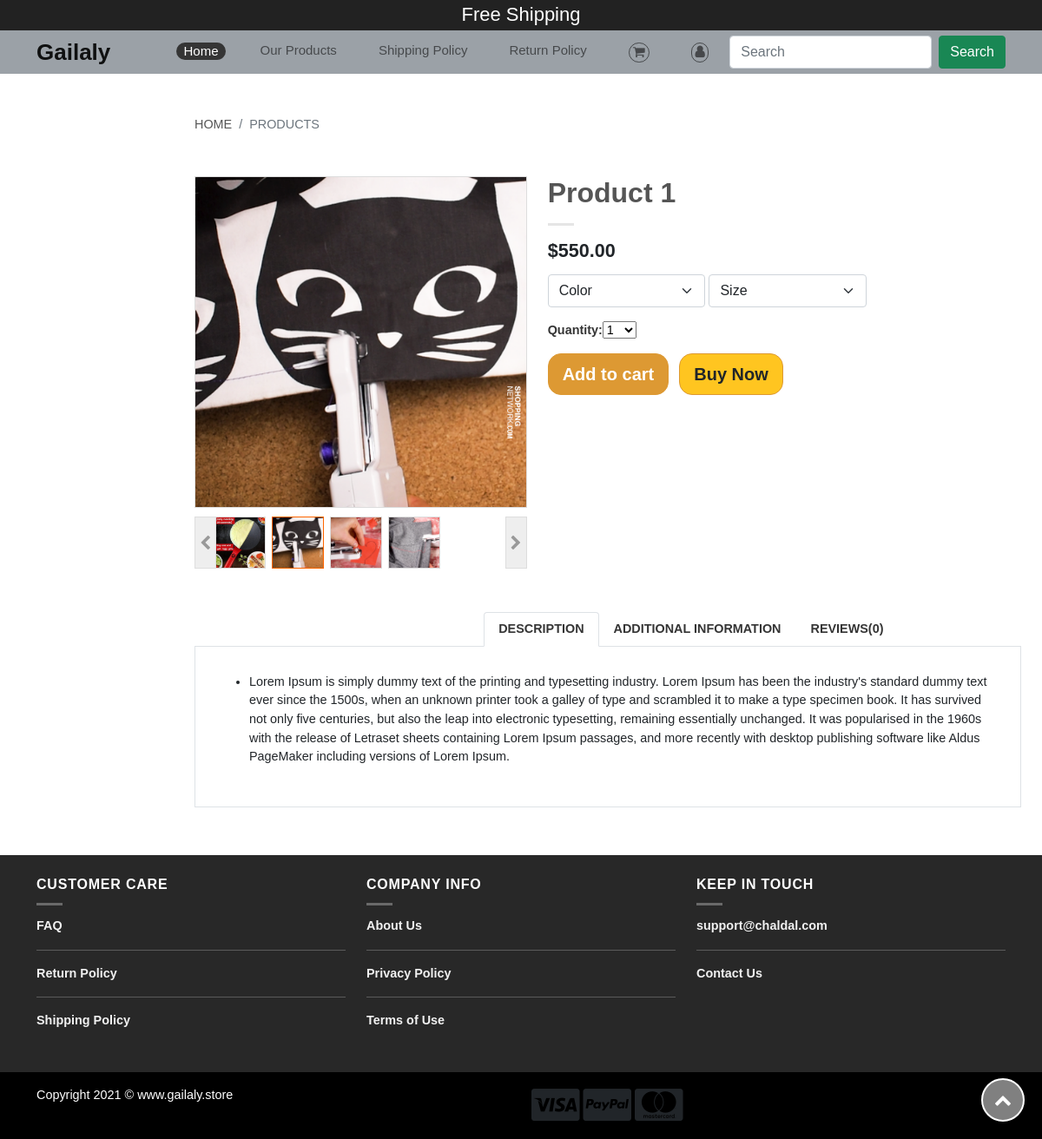
The app's page /16/product-1/ with its own data.
### eshop/models.py (models this page shows, shortened)
class PostImage(models.Model):
    product = models.ForeignKey(Product, default=None, on_delete=models.CASCADE)
    image = models.ImageField(upload_to='media/%y/%m/%d',blank=True)

class Product(models.Model):
    category = models.ForeignKey(Category,related_name='products',on_delete=models.CASCADE)
    name = models.CharField(max_length=200, db_index=True)
    slug = models.SlugField(max_length=200, db_index=True)
    image = models.ImageField(upload_to='media/%y/%m/%d',blank=True)
    description = models.TextField(blank=True)
    price = models.DecimalField(max_digits=10, decimal_places=2)
    available = models.BooleanField(default=True)
    created = models.DateTimeField(auto_now_add=True)
    updated = models.DateTimeField(auto_now=True)
    weight = models.IntegerField(blank=True)
    class Meta:
        ordering = ('name',)
        index_together = (('id','slug'),)

### eshop/views.py (the view)
# urls.py: path('<int:id>/<slug:slug>/', views.product_detail,name='product_detail'),
def product_detail(request, id, slug, category_slug=None):
    product = get_object_or_404(Product,id=id,slug=slug,available=True)
    photos = PostImage.objects.filter(product=product)
    category = None
    categories = Category.objects.all()
    color = PostColor.objects.filter(product=product)
    size = PostSize.objects.filter(product=product)
    cart_product_form = CartAddProductForm()
    return render(request, 'eshop/detail.html',
                                  {'product':product,'photos':photos,'color':color,'size':size,'category':category,
                                'categories':categories, 'cart_product_form':cart_product_form })

### eshop/templates/eshop/detail.html (shortened to what this page needs)
{% load static %}
<!DOCTYPE html>
<html lang="en">
<head>
    <link href="https://use.fontawesome.com/releases/v5.0.6/css/all.css" rel="stylesheet" />
    <link rel="stylesheet" href="https://cdnjs.cloudflare.com/ajax/libs/font-awesome/4.7.0/css/font-awesome.min.css" />
    <link href="https://cdn.jsdelivr.net/npm/bootstrap@5.0.0-beta2/dist/css/bootstrap.min.css" rel="stylesheet" />
    <link rel="stylesheet" href="{% static 'assets/css/style.css' %}" />
    <link rel="stylesheet" href="{% static 'assets/css/product-details.css' %}" />
    <link href="{% static 'assets/js/jquery.exzoom.css' %}" rel="stylesheet">
    <link rel="stylesheet" href="{% static 'assets/js/jquery.exzoom.scss' %}">
</head>
<body>
    <div class="container-fulid topbar">
        <p>Free Shipping </p>
    </div>
    <div class="page-wrapper chiller-theme toggled">
        <nav id="navbar_top" class="navbar navbar-expand-lg navbar-light bg-light topnavbar">
            <div class="container">
                <a class="navbar-brand" href="{% url 'eshop:product_list' %}" id="BrandName">Gailaly</a>
                <div class="collapse navbar-collapse order-1" id="navbarSupportedContent">
                    <ul class="navbar-nav ms-auto mb-2 mb-lg-0">
                        <li class="nav-item">
                            <a class="nav-link active" aria-current="page" href="{% url 'eshop:product_list' %}">Home</a>
                        </li>
                        <li class="nav-item">
                            <a class="nav-link shipping" href="{% url 'eshop:all_product' %}">Our Products</a>
                        </li>
                        <li class="nav-item">
                            <a class="nav-link shipping" href="#">Shipping Policy</a>
                        </li>
                        <li class="nav-item">
                            <a class="nav-link" href="#">Return Policy</a>
                        </li>
                        {% with total_items=cart|length %} {% if total_items > 0 %}
                            <li class="nav-item">
                                <a class="nav-link" href="{% url 'cart:cart_detail' %}">
                                    <i class="fa fa-shopping-cart cart " data-toggle="tooltip" data-placement="bottom" data-original-title="Tooltip on bottom" class="red-tooltip" title="{{ total_items }} item{{ total_items|pluralize }},${{ cart.get_total_price }}" aria-hidden="true"></i>
                                </a>
                            </li>
                            {% else %}
                            <li class="nav-item">
                                <a class="nav-link" href="#">
                                    <i class="fa fa-shopping-cart cart " data-toggle="tooltip" data-placement="bottom" data-original-title="Tooltip on bottom" class="red-tooltip" title="No Product in the Cart" aria-hidden="true"></i>
                                </a>
                            </li>
                            {% endif %} {% endwith %}
                            <li class="nav-item">
                            <a class="nav-link" href="#">
                                <i class="fa fa-user user" aria-hidden="true"></i>
                            </a>
                        </li>
                    </ul>
                    <form class="d-flex">
                        <input class="form-control me-2" type="search" placeholder="Search" aria-label="Search">
                        <button class="btn btn-success" type="submit">Search</button>
                    </form>
                </div>
            </div>
        </nav>
        <main class="page-content">
            <div class="container">
                <section>
                    <div class="container my-5">
                        <nav aria-label="breadcrumb" class="mb-5">
                            <ol class="breadcrumb" style="background-color: #fff!important;">
                                <li class="breadcrumb-item text-uppercase">
                                    <a style="text-decoration: none; color: #555;" href="{% url 'eshop:product_list' %}">Home</a>
                                </li>
                                <li class="breadcrumb-item active text-uppercase" aria-current="page">{% if category %}{{ category.name }}{% else %}Products{% endif %}
                                </li>
                            </ol>
                        </nav>
                        <div class="row">
                            <div class="col-lg-5 col-md-6 col-sm-12">
                                <div class="exzoom hidden" id="exzoom">
                                    <div class="exzoom_img_box">
                                        <ul class='exzoom_img_ul'>
                                            {% for p in photos %}
                                            <li><img src="{{ p.image.url }}" /></li>
                                            {% endfor %}
                                        </ul>
                                    </div>
                                    <div class="exzoom_nav"></div>
                                    <p class="exzoom_btn">
                                        <a href="javascript:void(0);" class="exzoom_prev_btn">
                                            <i class="fa fa-chevron-left" aria-hidden="true"></i>
                                        </a>
                                        <a href="javascript:void(0);" class="exzoom_next_btn">
                                            <i class="fa fa-chevron-right" aria-hidden="true"></i>
                                        </a>
                                    </p>
                                </div>
                            </div>
                            <div class="col-lg-7 col-md-6 col-sm-12">
                                <h2 style="color: #555; font-weight:bold ">{{ product.name }}</h2>
                                <div class="is-divider small"></div>
                                <p class="price product-page-price price-on-sale">
                                    <span><span>$</span>{{ product.price }}</span>
                                </p>
                                <div class="row">
                                    <div class="col-lg-12 col-md-12 col-sm-12">
                                        <div class="options d-flex flex-fill">
                                            <div class="col-lg-4 col-md-4 col-sm-7">
                                                <select class="form-select">
                                                        <option selected>Color</option>
                                                    </select>
                                            </div>
                                            <div class="col-lg-4 col-md-4 col-sm-5 ms-1">
                                                <select class="form-select">
                                                       <option selected>Size</option>
                                                   </select>
                                            </div>
                                        </div>
                                    </div>
                                </div>
                                <div class="row mt-2">
                                    <div class="col-lg-12 mt-2">
                                        <form action="{% url 'cart:cart_add' product.id %}" method="post">
                                        {{ cart_product_form }}
                                        <br>
                                        <input class="btn btn-lg btn-default add-to-cart mt-3" type="submit" value="Add to cart">
                                        <button class="btn btn-lg btn-default  buy-now mt-3 ms-2">Buy Now</button>
                                        </form>
                                    </div>
                                </div>
                            </div>
                        </div>
                    </div>
                </section>
                <section class="des-area my-5">
                    <div class="container">
                        <ul class="nav nav-tabs" id="myTab" role="tablist">
                            <li class="nav-item" role="presentation">
                                <button class="nav-link active text-uppercase" id="home-tab" style="color: #353535; font-weight: bold;" data-bs-toggle="tab" data-bs-target="#home" type="button" r ole="tab" aria-controls="home" aria-selected="true">
                                    description
                                </button>
                            </li>
                            <li class="nav-item" role="presentation">
                                <button class="nav-link text-uppercase" style="color: #353535; font-weight: bold;" id="profile-tab" data-bs-toggle="tab" data-bs-target="#profile" type="button" role="tab" aria-controls="profile" aria-selected="false">
                                    Additional information
                                </button>
                            </li>
                            <li class="nav-item" role="presentation">
                                <button class="nav-link text-uppercase" style="color: #353535; font-weight: bold;" id="contact-tab" data-bs-toggle="tab" data-bs-target="#contact" type="button" role="tab" aria-controls="contact" aria-selected="false">
                                    Reviews(0)
                                </button>
                            </li>
                        </ul>
                        <div class="tab-content" id="myTabContent">
                            <div class="tab-pane fade show active" id="home" role="tabpanel" aria-labelledby="home-tab">
                                <div class="container description">
                                    <div class="row">
                                        <div class="col-lg-12 col-md-12 col-sm-12">
                                            <ul>
                                                <li>
                                                    <p>{{ product.description }}</p>
                                                </li>
                                            </ul>
                                        </div>
                                    </div>
                                </div>
                            </div>
                        </div>
                    </div>
                </section>
            </div>
        </main>
        <section class="footer">
            <div class="container py-4">
                <div class="row">
                    <div class="col-lg-4 col-md-4 col-sm-4 mb-4">
                        <h6 class="text-uppercase">customer care</h6>
                        <div class="is-divider small" style="background-color: rgba(255,255,255,0.3)!important;"></div>
                        <p class="text-uppercase">faq</p>
                        <hr style="border-color: rgba(255, 255, 255, 0.08)" />
                        <p>Return Policy</p>
                        <hr style="border-color: rgba(255, 255, 255, 0.08)" />
                        <p>Shipping Policy</p>
                    </div>
                    <div class="col-lg-4 col-md-4 col-sm-4 mb-4">
                        <h6 class="text-uppercase">company info</h6>
                        <div class="is-divider small" style="background-color: rgba(255,255,255,0.3)!important;"></div>
                        <p>About Us</p>
                        <hr style="border-color: rgba(255, 255, 255, 0.08)" />
                        <p>Privacy Policy</p>
                        <hr style="border-color: rgba(255, 255, 255, 0.08)" />
                        <p>Terms of Use</p>
                    </div>
                    <div class="col-lg-4 col-md-4 col-sm-4">
                        <h6 class="text-uppercase">keep in touch</h6>
                        <div class="is-divider small" style="background-color: rgba(255,255,255,0.3)!important;"></div>
                        <p>support@chaldal.com</p>
                        <hr style="border-color: rgba(255, 255, 255, 0.08)" />
                        <p>Contact Us</p>
                    </div>
                </div>
            </div>
        </section>
        <footer style="background-color: #000000">
            <div class="container">
                <div class="row">
                    <div class="col-md-6 mt-3 mb-4">
                        <p style="color: #fff">
                            Copyright 2021 © www.gailaly.store
                        </p>
                    </div>
                    <div class="col-md-6 mt-3 mb-6">
                        <i class="fa fa-3x fa-cc-visa" aria-hidden="true"></i>
                        <i class="fa fa-3x fa-cc-paypal" aria-hidden="true"></i>
                        <i class="fa fa-3x fa-cc-mastercard" aria-hidden="true"></i>
                    </div>
                </div>
            </div>
        </footer>
        <button onclick="topFunction()" id="myBtn" title="Go to top">
            <i class="fa fa-chevron-up" aria-hidden="true"></i>
        </button>
    </div>
</body>
</html>

### records on screen
PostImage: image (picture)
Product: name "Product 1", price "550.00", description "Lorem Ipsum is simply dummy text of the printing and typesetting industry. Lorem Ipsum has been the industry's standard dummy text ever since the 1500s, when an unknown printer took a galley of type and scrambled it to make a type specimen book. It has survived not only five centuries, but also the leap into electronic typesetting, remaining essentially unchanged. It was popularised in the 1960s with the release of Letraset sheets containing Lorem Ipsum passages, and more recently with desktop publishing software like Aldus PageMaker including versions of Lorem Ipsum."
